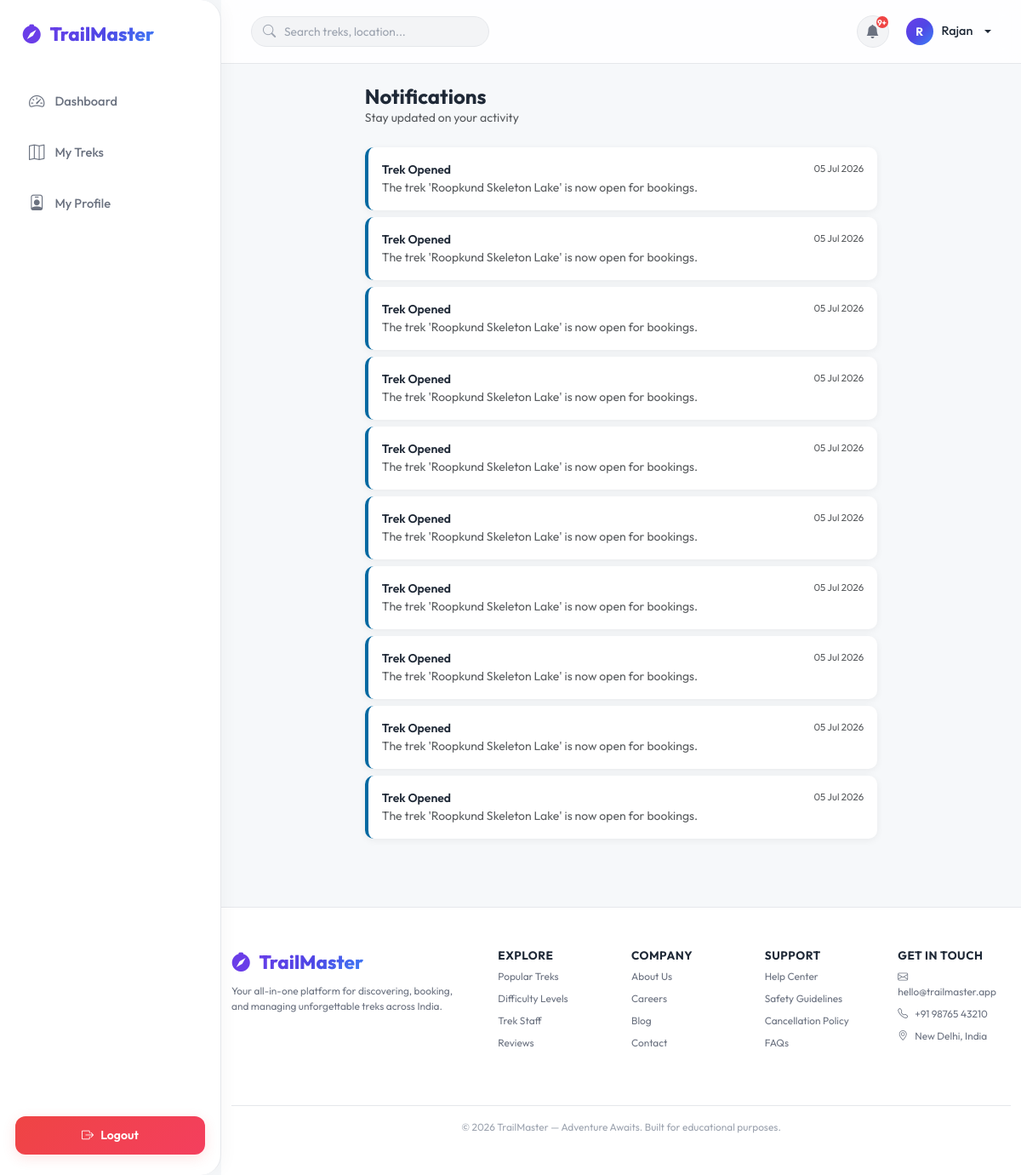
Screenshot of /staff/notifications (signed in) with the database file from the repository.
### models__1.py (models this page shows, shortened)
class User(db.Model, UserMixin):
    __tablename__ = "users"
    id = db.Column(db.Integer, primary_key=True)
    username = db.Column(db.String(80), unique=True, nullable=False, index=True)
    email = db.Column(db.String(120), unique=True, nullable=False, index=True)
    password_hash= db.Column(db.String(256), nullable=False)
    full_name = db.Column(db.String(120), nullable=False)
    phone = db.Column(db.String(20), nullable=True)
    address = db.Column(db.String(255), nullable=True)
    profile_pic  = db.Column(db.String(255), nullable=True, default="default.png")
    role = db.Column(db.String(20), nullable=False, default=Role.USER)
    status = db.Column(db.String(20), nullable=False, default=AccountStatus.ACTIVE)
    experience_years = db.Column(db.Integer, nullable=True)
    certifications = db.Column(db.String(255), nullable=True)
    bio = db.Column(db.Text, nullable=True)
    created_at = db.Column(db.DateTime, default=lambda: datetime.now(timezone.utc), nullable=False)
    updated_at = db.Column(db.DateTime, default=lambda: datetime.now(timezone.utc), onupdate=lambda: datetime.now(timezone.utc), nullable=False)
    bookings = db.relationship("Booking", back_populates="user", lazy="dynamic", cascade="all, delete-orphan")
    assigned_treks= db.relationship("Trek", back_populates="assigned_staff", foreign_keys="Trek.staff_id", lazy="dynamic")
    notifications = db.relationship("Notification", back_populates="user", lazy="dynamic", cascade="all, delete-orphan")
    reviews = db.relationship("Review", back_populates="user", lazy="dynamic", cascade="all, delete-orphan")
    @property
    def is_active(self) -> bool:
        return self.status not in (AccountStatus.BLACKLISTED, AccountStatus.INACTIVE)

class Notification(db.Model):
    __tablename__ = "notifications"
    id = db.Column(db.Integer, primary_key=True)
    user_id = db.Column(db.Integer, db.ForeignKey("users.id", ondelete="CASCADE"), nullable=False, index=True)
    title = db.Column(db.String(150), nullable=False)
    message = db.Column(db.Text, nullable=False)
    category = db.Column(db.String(50), nullable=False, default="info")
    is_read = db.Column(db.Boolean, default=False, nullable=False)
    link = db.Column(db.String(255), nullable=True)
    created_at = db.Column(db.DateTime, default=lambda: datetime.now(timezone.utc), nullable=False)
    user = db.relationship("User", back_populates="notifications")

### blueprints/staff/routes.py (the view)
@staff_bp.route("/notifications")
@login_required
@staff_required
def notifications():
    notifs = current_user.notifications.order_by(db.text("created_at desc")).all()
    for n in notifs:
        n.is_read = True
    db.session.commit()
    return render_template("staff/notifications.html", notifications=notifs)

### templates/staff/notifications.html (shortened to what this page needs)
{% extends "base.html" %}
{% block content %}
<div class="container py-4">
  <div class="row justify-content-center">
    <div class="col-lg-8">
      <div class="mb-4">
        <h4 class="fw-bold mb-0">Notifications</h4>
        <p class="text-muted small mb-0">Stay updated on your activity</p>
      </div>
      {% if notifications %}
        {% for n in notifications %}
        <div class="card border-0 mb-2" style="border-radius:10px;box-shadow:0 2px 8px rgba(0,0,0,.06);
          border-left:4px solid {% if n.category == 'success' %}#15803d{% elif n.category == 'danger' %}#b91c1c{% elif n.category == 'warning' %}#b45309{% else %}#0369a1{% endif %} !important;">
          <div class="card-body py-3 px-3">
            <div class="d-flex justify-content-between align-items-start">
              <div>
                <p class="mb-0 fw-semibold small">{{ n.title }}</p>
                <p class="mb-0 text-muted small">{{ n.message }}</p>
              </div>
              <small class="text-muted text-nowrap ms-3" style="font-size:.72rem;">{{ n.created_at | dateformat }}</small>
            </div>
          </div>
        </div>
        {% endfor %}
      {% else %}
        <div class="text-center text-muted py-5">
          <i class="bi bi-bell-slash fs-1 d-block mb-3"></i>
          <p class="mb-0">No notifications yet.</p>
        </div>
      {% endif %}
    </div>
  </div>
</div>
{% endblock %}

### templates/base.html (shortened to what this page needs)
<!doctype html>
<html lang="en">
  <head>
    <link
      href="https://cdn.jsdelivr.net/npm/bootstrap@5.3.2/dist/css/bootstrap.min.css"
      rel="stylesheet"
    />
    <link
      href="https://cdn.jsdelivr.net/npm/bootstrap-icons@1.11.3/font/bootstrap-icons.min.css"
      rel="stylesheet"
    />
  </head>
  <body>
    <div class="app-layout">
      <aside class="sidebar">
        <div>
          <a class="sidebar-brand" href="/">
            <i class="bi bi-compass-fill" style="color: var(--tm-purple);"></i>
            <span>TrailMaster</span>
          </a>
          <ul class="sidebar-menu">
            {% if current_user.is_authenticated %}
              {% if current_user.role == Role.ADMIN %}
                <li>
                  <a class="sidebar-link {% if request.endpoint == 'admin.dashboard' %}active{% endif %}"
                     href="{{ url_for('admin.dashboard') }}">
                    <i class="bi bi-speedometer2"></i>Dashboard
                  </a>
                </li>
                <li>
                  <a class="sidebar-link {% if request.endpoint == 'admin.treks' or request.endpoint == 'admin.create_trek' or request.endpoint == 'admin.edit_trek' %}active{% endif %}"
                     href="{{ url_for('admin.treks') }}">
                    <i class="bi bi-map"></i>Manage Treks
                  </a>
                </li>
                <li>
                  <a class="sidebar-link {% if request.endpoint == 'admin.users' %}active{% endif %}"
                     href="{{ url_for('admin.users') }}">
                    <i class="bi bi-people"></i>Manage Users
                  </a>
                </li>
                <li>
                  <a class="sidebar-link {% if request.endpoint == 'admin.bookings' %}active{% endif %}"
                     href="{{ url_for('admin.bookings') }}">
                    <i class="bi bi-journal-check"></i>Bookings
                  </a>
                </li>
              {% elif current_user.role == Role.STAFF %}
                <li>
                  <a class="sidebar-link {% if request.endpoint == 'staff.dashboard' %}active{% endif %}"
                     href="{{ url_for('staff.dashboard') }}">
                    <i class="bi bi-speedometer2"></i>Dashboard
                  </a>
                </li>
                <li>
                  <a class="sidebar-link {% if request.endpoint == 'staff.my_treks' or request.endpoint == 'staff.trek_detail' %}active{% endif %}"
                     href="{{ url_for('staff.my_treks') }}">
                    <i class="bi bi-map"></i>My Treks
                  </a>
                </li>
                <li>
                  <a class="sidebar-link {% if request.endpoint == 'staff.profile' %}active{% endif %}"
                     href="{{ url_for('staff.profile') }}">
                    <i class="bi bi-person-badge"></i>My Profile
                  </a>
                </li>
              {% endif %}
            {% endif %}
          </ul>
        </div>
        {% if current_user.is_authenticated %}
          <a class="sidebar-logout" href="{{ url_for('auth.logout') }}">
            <i class="bi bi-box-arrow-right"></i>Logout
          </a>
        {% endif %}
      </aside>
      <div class="main-pane">
        <header class="top-header">
          <div class="search-wrapper">
            <i class="bi bi-search"></i>
            <form method="GET" action="{% if current_user.is_authenticated and current_user.role == Role.ADMIN %}{{ url_for('admin.treks') }}{% else %}{{ url_for('user.browse_treks') }}{% endif %}">
              <input type="text" class="top-search" name="q" placeholder="Search treks, location..." />
            </form>
          </div>
          <div class="header-actions">
            {% if current_user.is_authenticated %}
              <a class="circle-btn"
                 href="{{ url_for('user.notifications') if current_user.role == Role.USER else url_for('admin.notifications') if current_user.role == Role.ADMIN else url_for('staff.notifications') }}">
                <i class="bi bi-bell-fill"></i>
                {% if unread_notifications > 0 %}
                  <span class="notif-badge">{{ unread_notifications if unread_notifications <= 9 else '9+' }}</span>
                {% endif %}
              </a>
              <div class="dropdown">
                <a class="user-dropdown-toggle dropdown-toggle" href="#" data-bs-toggle="dropdown">
                  <div class="avatar-circle">
                    {{ current_user.full_name[0]|upper }}
                  </div>
                  <span class="d-none d-sm-inline">{{ current_user.full_name.split()[0] }}</span>
                </a>
              </div>
            {% else %}
              <a href="{{ url_for('auth.login') }}" class="btn btn-outline-secondary btn-sm px-3 border-0">Sign In</a>
              <a href="{{ url_for('auth.register') }}" class="btn btn-success btn-sm px-3">Register</a>
            {% endif %}
          </div>
        </header>
        <main class="flex-grow-1">
          {% block content %}{% endblock %}
        </main>
        <footer class="site-footer py-5 mt-5">
          <div class="container">
            <div class="row gy-4">
              <div class="col-lg-4 col-md-12">
                <a class="sidebar-brand p-0 mb-2" href="/">
                  <i class="bi bi-compass-fill" style="color: var(--tm-purple);"></i>
                  <span>TrailMaster</span>
                </a>
                <p class="mb-3 mt-1 small" style="max-width: 280px">
                  Your all-in-one platform for discovering, booking, and managing unforgettable treks across India.
                </p>
              </div>
              <div class="col-lg-2 col-6">
                <h6>Explore</h6>
                <ul class="list-unstyled d-flex flex-column gap-2 small">
                  <li><a href="#">Popular Treks</a></li>
                  <li><a href="#">Difficulty Levels</a></li>
                  <li><a href="#">Trek Staff</a></li>
                  <li><a href="#">Reviews</a></li>
                </ul>
              </div>
              <div class="col-lg-2 col-6">
                <h6>Company</h6>
                <ul class="list-unstyled d-flex flex-column gap-2 small">
                  <li><a href="#">About Us</a></li>
                  <li><a href="#">Careers</a></li>
                  <li><a href="#">Blog</a></li>
                  <li><a href="#">Contact</a></li>
                </ul>
              </div>
              <div class="col-lg-2 col-6">
                <h6>Support</h6>
                <ul class="list-unstyled d-flex flex-column gap-2 small">
                  <li><a href="#">Help Center</a></li>
                  <li><a href="#">Safety Guidelines</a></li>
                  <li><a href="#">Cancellation Policy</a></li>
                  <li><a href="#">FAQs</a></li>
                </ul>
              </div>
              <div class="col-lg-2 col-6">
                <h6>Get In Touch</h6>
                <ul class="list-unstyled d-flex flex-column gap-2 small">
                  <li><i class="bi bi-envelope me-2"></i>hello@trailmaster.app</li>
                  <li><i class="bi bi-telephone me-2"></i>+91 98765 43210</li>
                  <li><i class="bi bi-geo-alt me-2"></i>New Delhi, India</li>
                </ul>
              </div>
            </div>
            <div class="footer-bottom text-center mt-5 pt-3 small">
              &copy; {{ now.year }} TrailMaster — Adventure Awaits. Built for educational purposes.
            </div>
          </div>
        </footer>
      </div>
    </div>
  </body>
</html>

### rows the page displays
User: full_name "R", full_name "Rajan"
Notification: title "Trek Opened", message "The trek 'Roopkund Skeleton Lake' is now open for bookings.", created_at "05 Jul 2026"
Notification: title "Trek Opened", message "The trek 'Roopkund Skeleton Lake' is now open for bookings.", created_at "05 Jul 2026"
Notification: title "Trek Opened", message "The trek 'Roopkund Skeleton Lake' is now open for bookings.", created_at "05 Jul 2026"
Notification: title "Trek Opened", message "The trek 'Roopkund Skeleton Lake' is now open for bookings.", created_at "05 Jul 2026"
Notification: title "Trek Opened", message "The trek 'Roopkund Skeleton Lake' is now open for bookings.", created_at "05 Jul 2026"
Notification: title "Trek Opened", message "The trek 'Roopkund Skeleton Lake' is now open for bookings.", created_at "05 Jul 2026"
Notification: title "Trek Opened", message "The trek 'Roopkund Skeleton Lake' is now open for bookings.", created_at "05 Jul 2026"
Notification: title "Trek Opened", message "The trek 'Roopkund Skeleton Lake' is now open for bookings.", created_at "05 Jul 2026"
Notification: title "Trek Opened", message "The trek 'Roopkund Skeleton Lake' is now open for bookings.", created_at "05 Jul 2026"
Notification: title "Trek Opened", message "The trek 'Roopkund Skeleton Lake' is now open for bookings.", created_at "05 Jul 2026"

### other values shown
{{ unread_notifications if unread_notifications <= 9 else '9+' }} "9+"
{{ now.year }} "2026"
